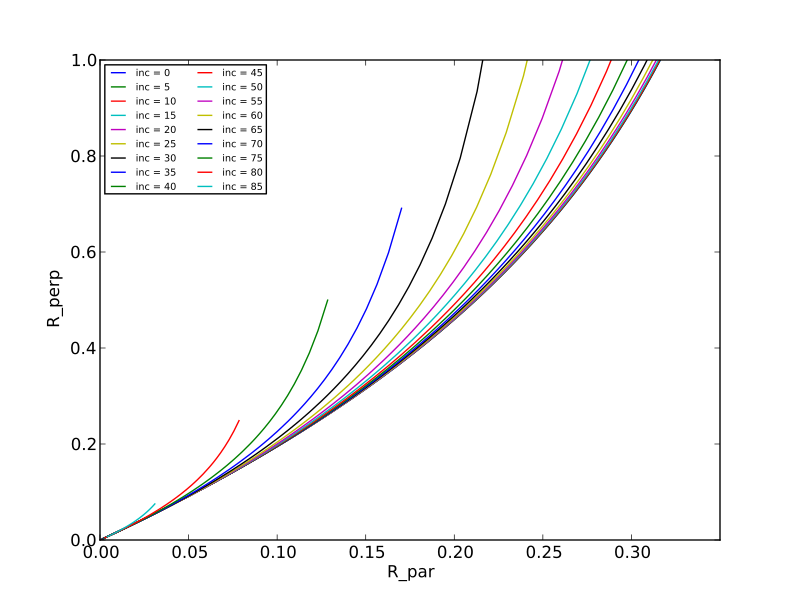

The script that drew this image:
"""
New program to plot R_par and R_perp, but divided by D

This is so that we can compare them with Jorge's plots and the figure in the Robberto paper

The tables that are written out by rparperp.py are normalized so that Rpar = 1 for i = 0
"""
from os.path import splitext, basename
import numpy as np
from matplotlib import pyplot as plt
from bowfuncs import theta_lim, find_Rpar_Rperp, R0


tol = 0.01

# First plot solutions as a function of inc for constant beta
# betas = np.logspace(-4.0, -0.2, 10)
# for beta in betas: 
#     thlim = theta_lim(beta)
#     print "beta = ", beta, "thlim = ", np.degrees(thlim)
#     inc_lim = (1.0 - tol)*(thlim - 0.5*np.pi)
#     incs = np.linspace(0.0, inc_lim, 101)
#     rpars, rperps = list(), list()
#     for inc in incs:
#         rpar, rperp = find_Rpar_Rperp(beta, inc)
#         rpars.append(R0(beta)*rpar)
#         rperps.append(R0(beta)*rperp)

#     plt.plot(rpars, rperps, "--", label="beta = {:.4f}".format(beta))

# Second, plot solutions as function of beta for constant inc
incs_deg = np.linspace(0.0, 90.0, 18, endpoint=False)
betas = np.logspace(-6.0, -0.2, 300)
for inc_deg in incs_deg:
    inc = np.radians(inc_deg)
    print "inc = ", inc_deg
    rpars, rperps = list(), list()
    for beta in betas:
        thlim = theta_lim(beta)
        inc_lim = (1.0 - tol)*(thlim - 0.5*np.pi)
        if inc > inc_lim:
            break
        rpar, rperp = find_Rpar_Rperp(beta, inc)
        rpars.append(R0(beta)*rpar)
        rperps.append(R0(beta)*rperp)

    plt.plot(rpars, rperps, "-", label="inc = {:.0f}".format(inc_deg))
    

plt.xlim(0.0, 0.35)
plt.ylim(0.0, 1.0)
plt.xlabel("R_par")
plt.ylabel("R_perp")
plt.legend(loc="upper left", ncol=2, prop=dict(size="xx-small"))

# make sure that the PDF file has a name that matches this python script
prefix, _ = splitext(basename(__file__))
plt.savefig("{}.pdf".format(prefix))
    
